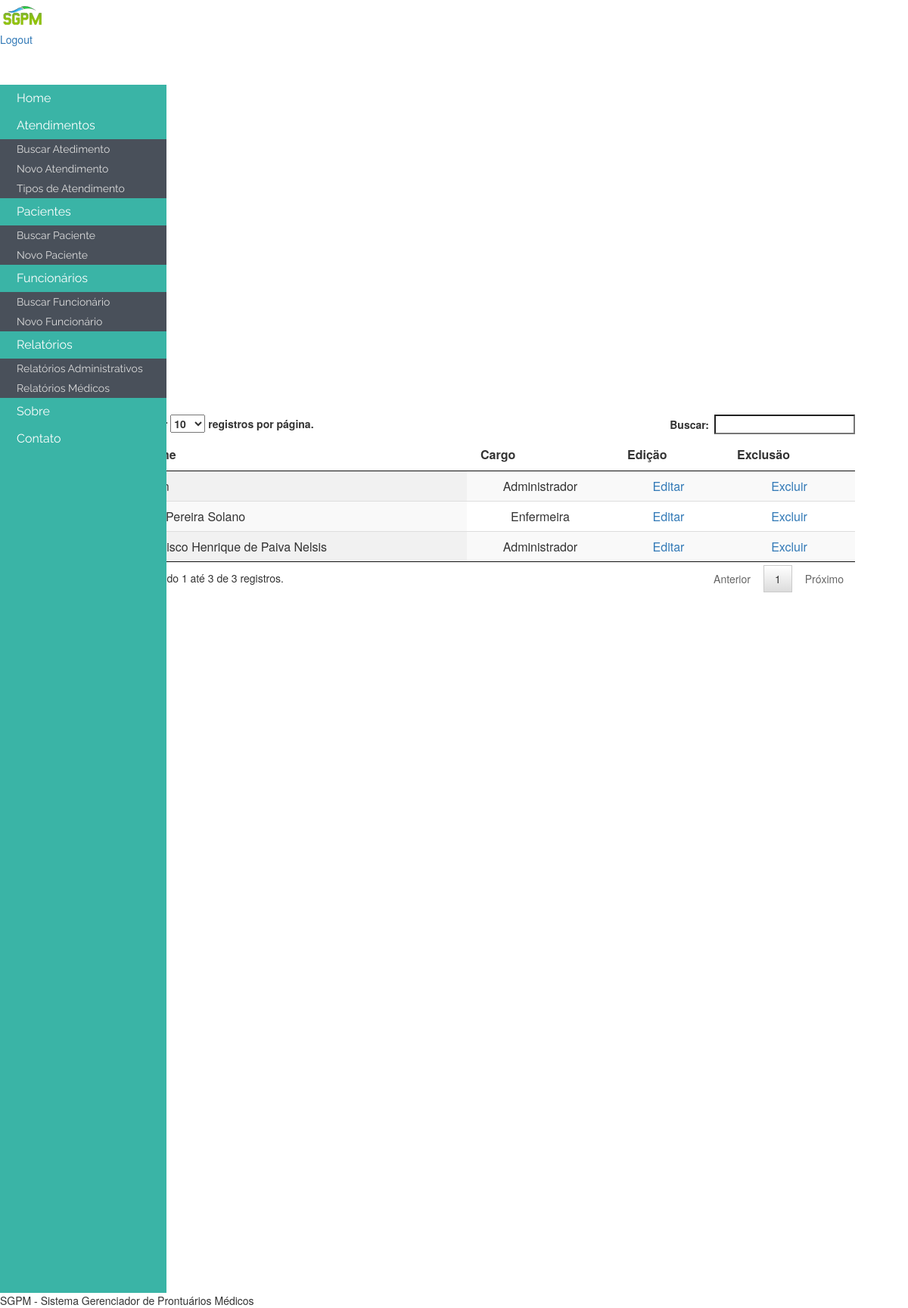
Screenshot of /consultarFuncionario.php with the database file from the repository.
### tables this page shows
CREATE TABLE IF NOT EXISTS `funcionario` (
  `id_funcionario` int(4) NOT NULL AUTO_INCREMENT,
  `login` varchar(30) NOT NULL,
  `senha` varchar(30) NOT NULL,
  `nome_funcionario` varchar(50) NOT NULL,
  `cargo` varchar(30) NOT NULL,
  `cpf` int(11) NOT NULL,
  `rg` int(10) NOT NULL,
  `org_exp` varchar(10) NOT NULL,
  `genero` varchar(15) NOT NULL,
  `data_nasc` date NOT NULL,
  `endereco` varchar(30) NOT NULL,
  `bairro` varchar(30) NOT NULL,
  `cep` varchar(10) NOT NULL,
  `cidade` varchar(30) NOT NULL,
  `estado` varchar(2) NOT NULL,
  `pais_nacionalidade` varchar(30) NOT NULL,
  `cidade_natural` varchar(30) NOT NULL,
  `estado_natural` varchar(2) NOT NULL,
  `ubs_atendimento` varchar(30) NOT NULL,
  `nome_mae` varchar(30) NOT NULL,
  `nome_pai` varchar(30) NOT NULL,
  `estado_civil` varchar(15) NOT NULL,
  `escolaridade` varchar(30) NOT NULL,
  `tipo_sanguineo` varchar(3) NOT NULL,
  `email_pessoal` varchar(50) NOT NULL,
  `email_prof` varchar(30) NOT NULL,
  `tel_cel` int(15) NOT NULL,
  `tel_fixo` int(15) NOT NULL,
  PRIMARY KEY (`id_funcionario`),
  UNIQUE KEY `login` (`login`),
  KEY `id_funcionario` (`id_funcionario`)
);

### consultarFuncionario.php (the view, shortened to what this page needs)
<?php include ('includes/cabecalho.php')?>
<?php include ('includes/menu.php')?>
<div class="divTudoConsultarPaciente">
	<div id="tituloPagina">Buscar Funcion&#225;rio</div>
	<div id="formBuscaPaciente">
		<div class="content-dataTable"
			style="width: 80%; margin: 0 auto; margin-top: -70px; margin-right: 70px">
                <table id="pacientes" class="display" cellspacing="0"
				width="100%" content="text/html;charset=utf-8">
				<thead>
					<tr>
						<th>Nome</th>
						<th>Cargo</th>
						<th>Edi&#231;&#228;o</th>
						<th>Exclus&#228;o</th>
					</tr>
				</thead>
				<tbody>
<?php
$con = mysqli_connect ( "localhost", "root", "", "sgpm" );
mysqli_set_charset ( $con, "utf8" );
$query = mysqli_query ( $con, "SELECT * FROM funcionario" );
while ( $linha = mysqli_fetch_array ( $query ) ) {
	?>
                            <tr>
						<td><?php echo $linha['nome_funcionario']; ?></td>
						<td><center><?php echo $linha['cargo']; ?></center></td>
						<td><center>
								<a
									href="formFuncionario.php?id_funcionario=<?php echo $linha['id_funcionario']; ?>">Editar</a>
							</center></td>
						<td><center>
								<a
									href="excluirFuncionario.php?id_exclusao=<?php echo $linha['id_funcionario']; ?>">Excluir</a></td>
<?php }?>
						</tr>
				</tbody>
			</table>
		</div>
	</div>
</div>
<?php include ('includes/menuBack.php')?>
<?php include ('includes/rodape.php')?>

### css/dataTables.css (style rules this page uses)
table.dataTable { border-collapse: separate; border-spacing: 0; clear: both; margin: 0 auto; width: 100%; }
table.dataTable thead th,table.dataTable tfoot th { font-weight: bold; }
table.dataTable thead th,table.dataTable thead td { border-bottom: 1px solid #111; padding: 10px 18px; }
table.dataTable thead .sorting_asc,table.dataTable thead .sorting_desc,table.dataTable thead .sorting { cursor: hand; cursor: pointer; }
table.dataTable thead .sorting { background: url("../images/sort_both.png") no-repeat center right; }
table.dataTable thead .sorting_asc { background: url("../images/sort_asc.png") no-repeat center right; }
table.dataTable tbody tr { background-color: #fff; }
table.dataTable tbody th,table.dataTable tbody td { padding: 8px 10px; }
table.dataTable.row-border tbody th,table.dataTable.row-border tbody td,table.dataTable.display tbody th,table.dataTable.display tbody td { border-top: 1px solid #ddd; }
table.dataTable.row-border tbody tr:first-child th,table.dataTable.row-border tbody tr:first-child td,table.dataTable.display tbody tr:first-child th,table.dataTable.display tbody tr:first-child td { border-top: none; }
table.dataTable.stripe tbody tr.odd,table.dataTable.display tbody tr.odd { background-color: #f9f9f9; }
table.dataTable.order-column tbody tr>.sorting_1,table.dataTable.order-column tbody tr>.sorting_2,table.dataTable.order-column tbody tr>.sorting_3,table.dataTable.display tbody tr>.sorting_1,table.dataTable.display tbody tr>.sorting_2,table.dataTable.display tbody tr>.sorting_3 { background-color: #f9f9f9; }
table.dataTable.display tbody tr.odd>.sorting_1,table.dataTable.order-column.stripe tbody tr.odd>.sorting_1 { background-color: #f1f1f1; }
table.dataTable.display tbody tr.even>.sorting_1,table.dataTable.order-column.stripe tbody tr.even>.sorting_1 { background-color: #f9f9f9; }
table.dataTable.no-footer { border-bottom: 1px solid #111; }
table.dataTable,table.dataTable th,table.dataTable td { box-sizing: content-box; moz-box-sizing: content-box; webkit-box-sizing: content-box; }

### rows the page displays
funcionario: nome_funcionario "Francisco Henrique de Paiva Nelsis", cargo "Administrador"
funcionario: cargo "Administrador"
funcionario: nome_funcionario "Elisa Pereira Solano", cargo "Enfermeira"
